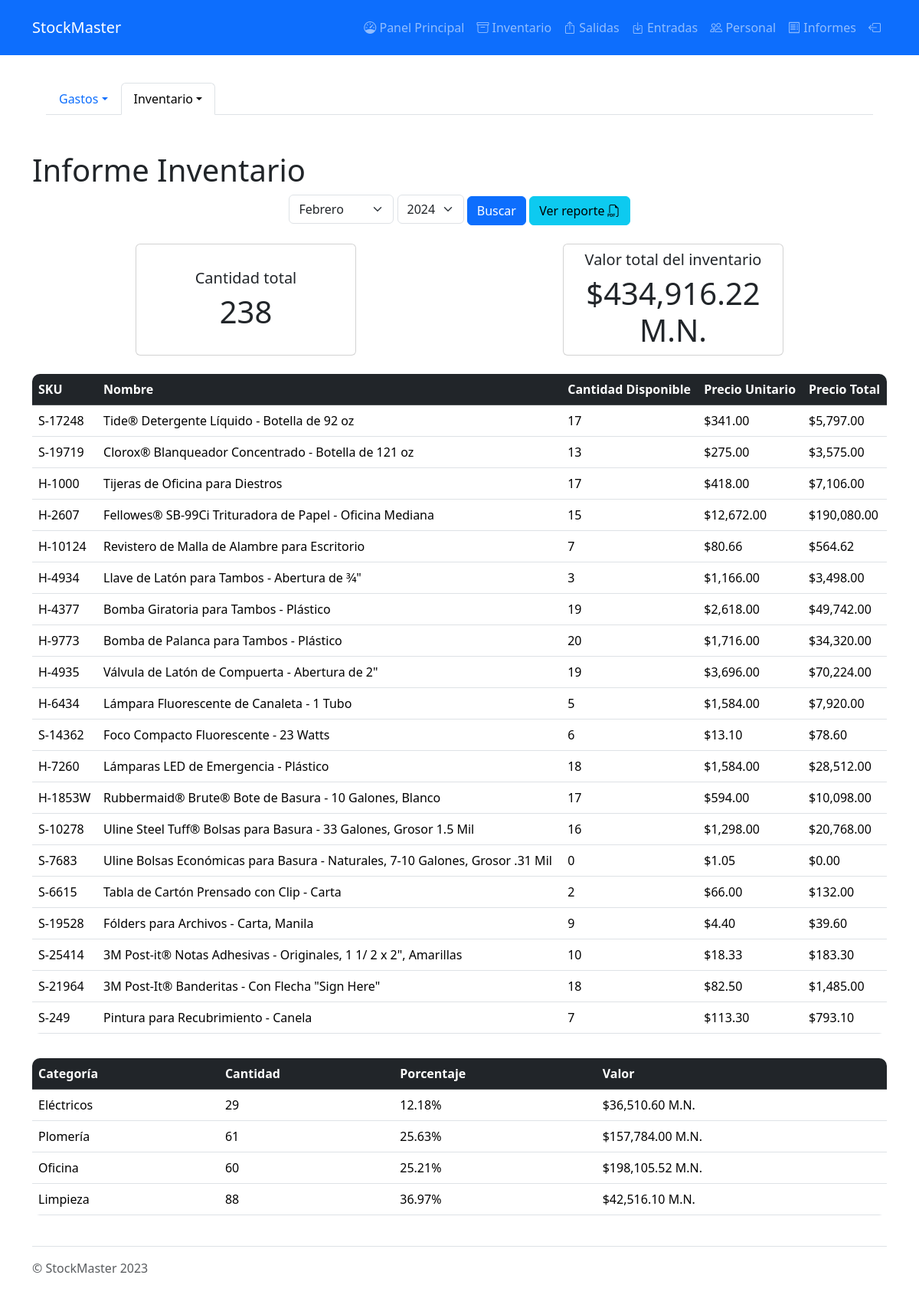
The app's page /graficas/inventario-textual/ (signed in), older data.
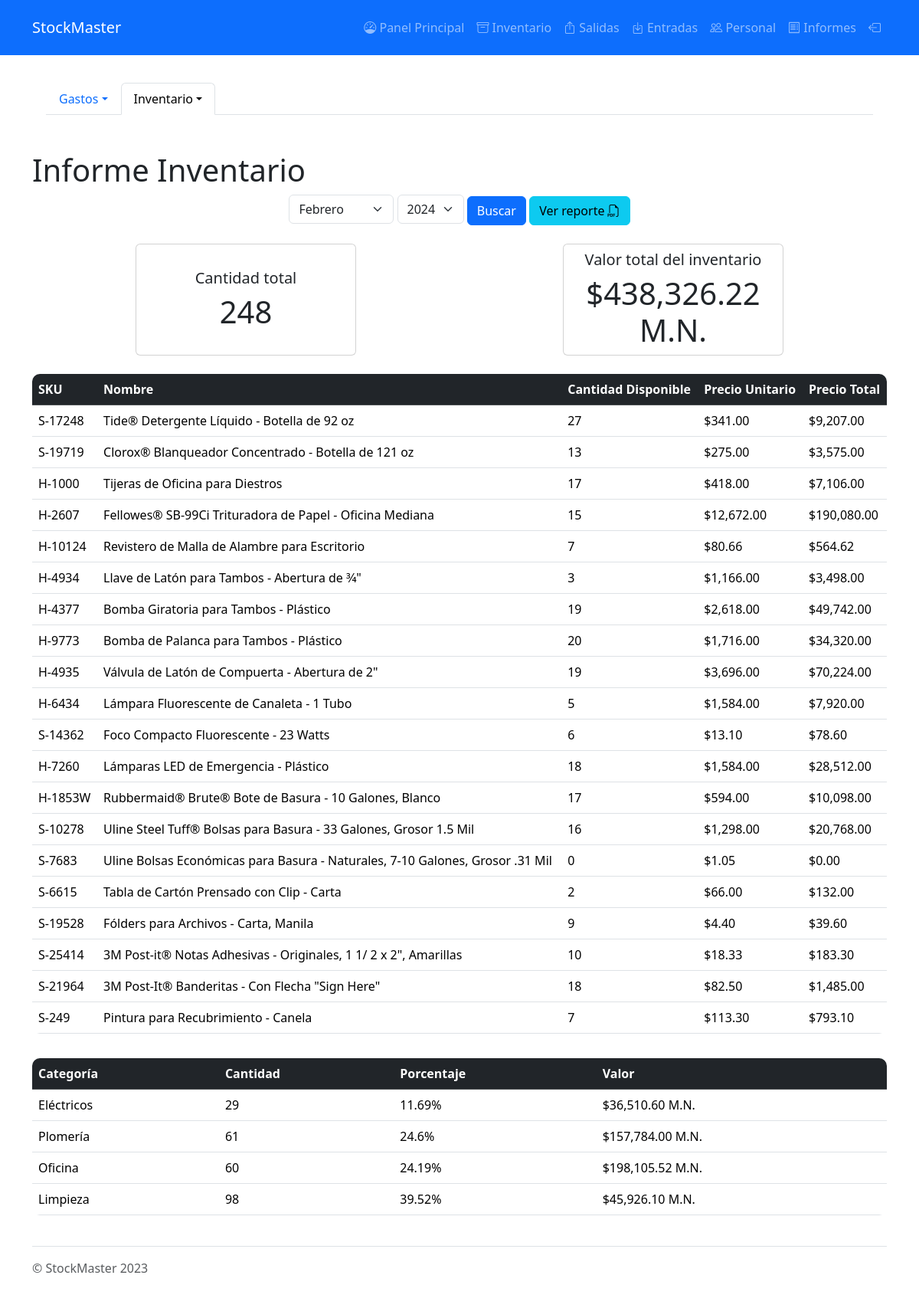
The same page, newer data.
### Product/models.py (models this page shows, shortened)
class Product(models.Model):
    name = models.CharField(max_length=255)
    """
    str: The name of the product.
    """
    SKU = models.CharField(max_length=255, unique=True)
    """
    str: The stock keeping unit of the product.
    """
    price = models.FloatField(default=0.0)
    """
    float: The price of the product.
    """
    quantity = models.PositiveIntegerField(default=0)
    """
    int: The current stock quantity of the product.
    """
    image = models.ImageField(upload_to='uploads/%Y/%m/%d/', blank=True)
    """
    str: The image associated with the product.
    """
    threshold = models.PositiveIntegerField(default=0)
    """
    int: The threshold indicating low stock.
    """
    category = models.CharField(max_length=255, choices=[
        ('ELE', 'Eléctrico'),
        ('PLU', 'Plomería'),
        ('OFF', 'Oficina'),
        ('CLE', 'Limpieza')
    ])
    """
    str: The category of the product.
    """
    isExternal = models.BooleanField(default=False)
    """
    bool: Indicates if the product is acquired from outside the institution.
    """
    history = HistoricalRecords()
    """
    :meta private:
    HistoricalRecords: Used to manage historical modifications of the product.
    """
    def getTotalValue(self):
        return round(self.price * self.quantity, 2)

### Charts/views.py (the view)
# urls.py: path("inventario-textual/", views.TextInventory, name="textInventory"),
@login_required(login_url='login')
def TextInventory(request):
    years = range(2023, datetime.now().year + 1)
    month = None
    if request.method == "POST":
        year = int(request.POST.get("year"))
        month = int(request.POST.get("month"))
        if int(request.POST.get("month")) != datetime.now().month or int(
                request.POST.get("year")) != datetime.now().year:
            products = GetInventoryAsOfDate(date(year, month, calendar.monthrange(year, month)[1]))
        elif int(request.POST.get("month")) == datetime.now().month or int(
                request.POST.get("year")) == datetime.now().year:
            products = Product.objects.all()
        else:
            products = []
    else:
        products = Product.objects.all()
        month = datetime.now().month
        year = datetime.now().year
    percentages = GetPercentagesPerCategory(products)
    catQuantities = GetQuantPerCategory(products)
    catValues = [0, 0, 0, 0]
    for product in products:
        if product.category == "ELE":
            catValues[0] += product.getTotalValue()
        elif product.category == "PLU":
            catValues[1] += product.getTotalValue()
        elif product.category == "OFF":
            catValues[2] += product.getTotalValue()
        elif product.category == "CLE":
            catValues[3] += product.getTotalValue()
    categories = []
    for i in range(len(percentages)):
        categories.append([MapCategory(i), catQuantities[i], percentages[i], catValues[i]])
    context = {
        'years': years,
        'products': products,
        'totalQuant': sum([product.quantity for product in products]),
        'totalPrice': round(sum([product.getTotalValue() for product in products]), 2),
        'categories': categories,
        'month': int(month),
        'yearSelect': int(year),
    }
    return render(request, 'report-invText.html', context)

### Charts/views.py (called while the page is built)
def GetPercentagesPerCategory(inventory):
    quantities = GetQuantPerCategory(inventory)
    if sum(quantities) != 0:
        percentages = [round((x * 100) / sum(quantities), 2) for x in quantities]
    else:
        percentages = [0, 0, 0, 0]
    return percentages

def GetQuantPerCategory(inventory):
    quantities = [0, 0, 0, 0]
    for product in inventory:
        if product.category == "ELE":
            quantities[0] += product.quantity
        elif product.category == "PLU":
            quantities[1] += product.quantity
        elif product.category == "OFF":
            quantities[2] += product.quantity
        elif product.category == "CLE":
            quantities[3] += product.quantity
    return quantities

def MapCategory(value):
    categories = ["Eléctricos", "Plomería", "Oficina", "Limpieza"]
    return categories[value]

### templates/report-invText.html (shortened to what the changed rows need)
{% extends 'base.html' %}
{% block content %}
    <!DOCTYPE html>
    <html lang="en">
    <head>
    </head>
    <body>
    <div class="container">
        <h1>Informe Inventario</h1>
    </div>
    {% if products %}
        <section class="pt-4 pb-2">
            <div class="container d-flex flex-row justify-content-around">
                <div class="card text-center align-items-center"
                     style="width: 18rem; display: flex; flex-direction: column; justify-content: center;">
                    <h5 class="card-title mt-2">Cantidad total</h5>
                    <h1>{{ totalQuant }}</h1>
                </div>
                <div class="card text-center align-items-center"
                     style="width: 18rem; display: flex; flex-direction: column; justify-content: center;">
                    <h5 class="card-title mt-2">Valor total del inventario</h5>
                    <h1>${{ totalPrice|floatformat:"2g" }} M.N.</h1>
                </div>
            </div>
        </section>
        <section class="">
            <div class="container">
                <div class="table-responsive">
                    <table class="table mt-3 table-hover tableRoundedm">
                        <thead class="table-dark">
                        <tr>
                            <th>SKU</th>
                            <th>Nombre</th>
                            <th>Cantidad Disponible</th>
                            <th>Precio Unitario</th>
                            <th>Precio Total</th>
                        </tr>
                        </thead>
                        <tbody id="inventory-table">
                        {% for product in products %}
                            <tr class="table-row clickableRow"
                                data-href="">
                                <td>{{ product.SKU }}</td>
                                <td>{{ product.name }}</td>
                                <td>{{ product.quantity }}</td>
                                <td>${{ product.price|floatformat:"2g" }}</td>
                                <td>${{ product.getTotalValue|floatformat:"2g" }}</td>
                            </tr>
                        {% endfor %}
                        </tbody>
                    </table>
                </div>
            </div>
        </section>
        <section>
            <div class="container">
                <div class="table-responsive">
                    <table class="table mt-3 table-hover tableRoundedm">
                        <thead class="table-dark">
                        <tr>
                            <th>Categoría</th>
                            <th>Cantidad</th>
                            <th>Porcentaje</th>
                            <th>Valor</th>
                        </tr>
                        </thead>
                        <tbody id="inventory-table">
                        {% for category in categories %}
                            <tr class="table-row clickableRow"
                                data-href="">
                                <td>{{ category.0 }}</td>
                                <td>{{ category.1 }}</td>
                                <td>{{ category.2 }}%</td>
                                <td>${{ category.3|floatformat:"2g" }} M.N.</td>
                            </tr>
                        {% endfor %}
                        </tbody>
                    </table>
                </div>
            </div>
        </section>
    {% endif %}
    </body>
    </html>
{% endblock content %}

Row changes from the older to the newer data that the page shows:
changed Product "Tide® Detergente Líquido - Botella de 92 oz": quantity "17" → "27"; getTotalValue "5,797.00" → "9,207.00"
Text that changed along with them:
{{ totalQuant }}: "238" → "248"
{{ totalPrice|floatformat:"2g" }}: "434,916.22" → "438,326.22"
new list line: "Eléctricos 29 11.69 % $ 36,510.60 M.N."
new list line: "Plomería 61 24.6 % $ 157,784.00 M.N."
new list line: "Oficina 60 24.19 % $ 198,105.52 M.N."
new list line: "Limpieza 98 39.52 % $ 45,926.10 M.N."
list line gone: "Eléctricos 29 12.18 % $ 36,510.60 M.N."
list line gone: "Plomería 61 25.63 % $ 157,784.00 M.N."
list line gone: "Oficina 60 25.21 % $ 198,105.52 M.N."
list line gone: "Limpieza 88 36.97 % $ 42,516.10 M.N."
